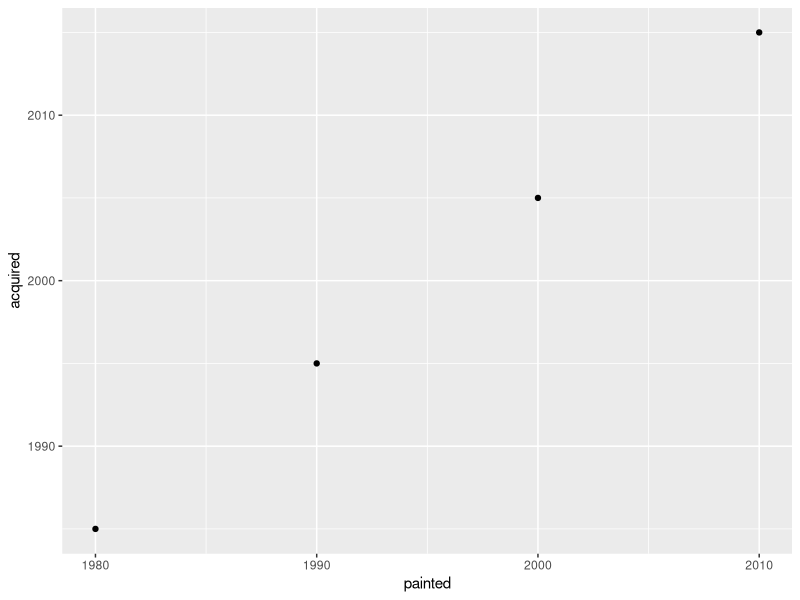
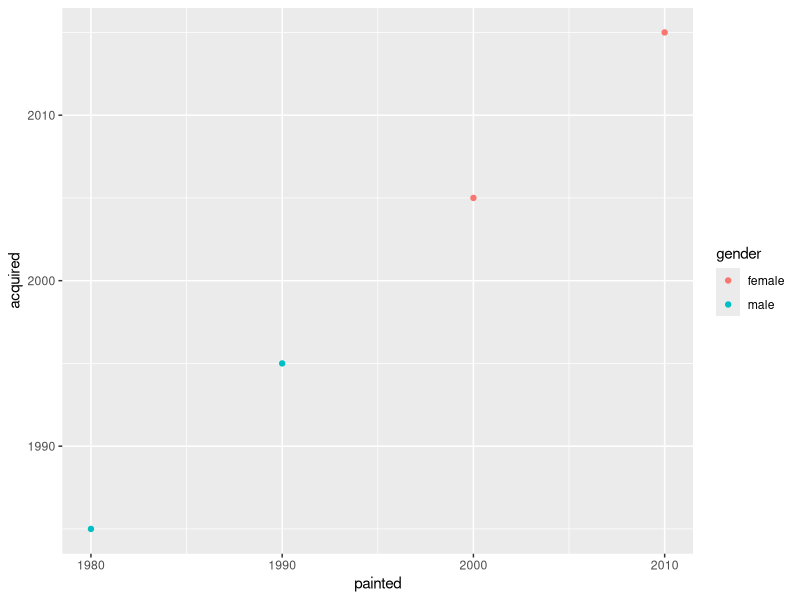
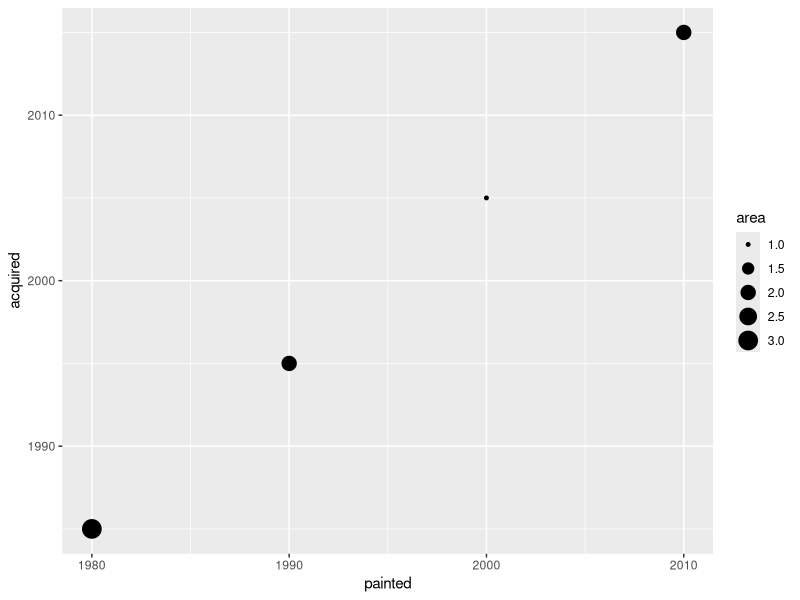
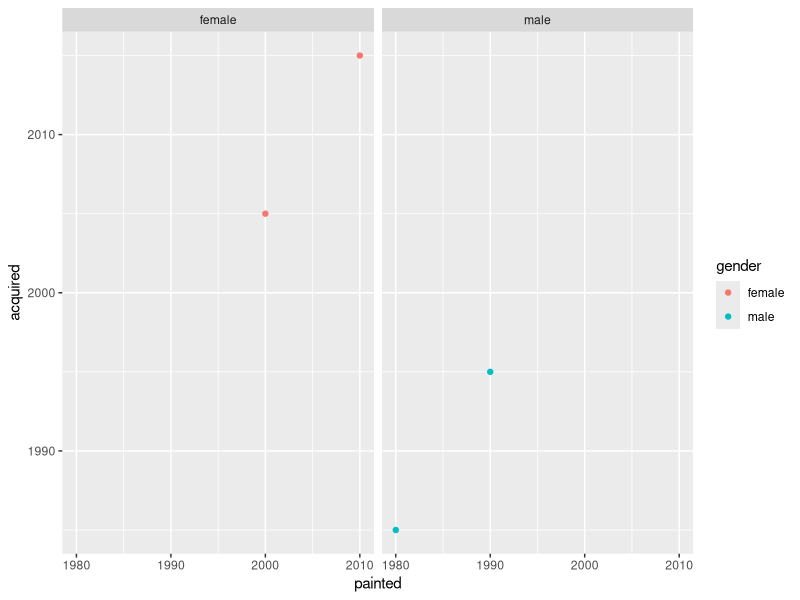

Here is the R script that generated these plots, in order:
## ---- chunk 1
options(htmltools.dir.version = FALSE)
knitr::opts_chunk$set(warning = FALSE, message = FALSE, 
  comment = NA, dpi = 300,
  fig.align = "center", out.width = "80%", cache = FALSE)
library(tidyverse)
## ---- chunk 2
library(readr)
moma <- read_csv("../data/artworks-cleaned.csv")
## ---- chunk 3
?base::Logic
## ---- chunk 4
logic_table <- tibble::tribble(
  ~Operator, ~Description, ~Usage,
  "&", "and", "x & y",
  "|", "or", "x | y",
  "xor", "exactly x or y", "xor(x, y)",
  "!", "not", "!x"
)
## ---- chunk 5
knitr::kable(logic_table, format = "html")
## ---- chunk 6
x <- c(0, 1, 0, 1)
y <- c(0, 0, 1, 1)
boolean_or <- x | y
exclusive_or <- xor(x, y)
cbind(x, y, boolean_or, exclusive_or)
## ---- chunk 7
?Comparison
## ---- chunk 8
comp_table <- tibble::tribble(
  ~Operator, ~Description, ~Usage,
  "<", "less than", "x < y",
  "<=", "less than or equal to", "x <= y",
  ">", "greater than", "x > y",
  ">=", "greater than or equal to", "x >= y",
  "==", "exactly equal to", "x == y",
  "!=", "not equal to", "x != y",
  "%in%", "group membership*", "x %in% y",
  "is.na", "is missing", "is.na(x)",
  "!is.na", "is not missing", "!is.na(x)"
)
## ---- chunk 9
knitr::kable(comp_table, format = "html")
## ---- chunk 10
library(palmerpenguins)
## ---- chunk 11
penguins %>% filter(!is.na(bill_length_mm)) %>% 
  summarise(mean_length=mean(bill_length_mm))
## ---- chunk 12
penguins %>% filter(!is.na(bill_length_mm)) %>% 
  group_by(species) %>% 
  summarise(mean_length=mean(bill_length_mm))
## ---- chunk 13
penguins.grouped <- penguins %>% group_by(species)
penguins.grouped
## ---- chunk 14
penguins %>% group_by(species, sex)
## ---- chunk 15
moma_ex <-
  data_frame(
    painted = c(1980, 1990, 2000, 2010),
    acquired = c(1985, 1995, 2005, 2015),
    area = c(3, 2, 1, 2),
    gender = c("male", "male", "female", "female")
  )
moma_ex
## ---- chunk 16
ggplot(moma_ex, aes(painted, acquired)) + 
  geom_point()
## ---- chunk 17
ggplot(moma_ex, aes(painted, acquired, color = gender)) + 
  geom_point()
## ---- chunk 18
ggplot(moma_ex, aes(painted, acquired, size = area)) + 
  geom_point()
## ---- chunk 19
library(ggplot2)
ggplot(moma_ex, aes(painted, acquired, color = gender)) + 
  geom_point() + facet_wrap(~gender)

